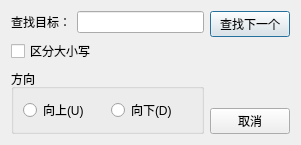
<?xml version="1.0" encoding="UTF-8"?>
<ui version="4.0">
 <class>SearchDialog</class>
 <widget class="QDialog" name="SearchDialog">
  <property name="geometry">
   <rect>
    <x>0</x>
    <y>0</y>
    <width>301</width>
    <height>144</height>
   </rect>
  </property>
  <property name="windowTitle">
   <string>查找</string>
  </property>
  <layout class="QHBoxLayout" name="horizontalLayout_2">
   <item>
    <layout class="QHBoxLayout" name="horizontalLayout">
     <item>
      <layout class="QVBoxLayout" name="verticalLayout_3">
       <item>
        <layout class="QHBoxLayout" name="horizontalLayout_3">
         <item>
          <widget class="QLabel" name="label">
           <property name="text">
            <string>查找目标：</string>
           </property>
          </widget>
         </item>
         <item>
          <widget class="QLineEdit" name="searchText"/>
         </item>
        </layout>
       </item>
       <item>
        <layout class="QVBoxLayout" name="verticalLayout_2">
         <item>
          <widget class="QCheckBox" name="cbCaseSensitive">
           <property name="text">
            <string>区分大小写</string>
           </property>
          </widget>
         </item>
         <item>
          <widget class="QGroupBox" name="groupBox">
           <property name="title">
            <string>方向</string>
           </property>
           <layout class="QHBoxLayout" name="horizontalLayout_4">
            <item>
             <widget class="QRadioButton" name="rbUp">
              <property name="text">
               <string>向上(U)</string>
              </property>
             </widget>
            </item>
            <item>
             <widget class="QRadioButton" name="rbDown">
              <property name="text">
               <string>向下(D)</string>
              </property>
             </widget>
            </item>
           </layout>
          </widget>
         </item>
        </layout>
       </item>
      </layout>
     </item>
     <item>
      <layout class="QVBoxLayout" name="verticalLayout">
       <item>
        <widget class="QPushButton" name="btFindNext">
         <property name="text">
          <string>查找下一个</string>
         </property>
        </widget>
       </item>
       <item>
        <spacer name="verticalSpacer">
         <property name="orientation">
          <enum>Qt::Orientation::Vertical</enum>
         </property>
         <property name="sizeHint" stdset="0">
          <size>
           <width>20</width>
           <height>40</height>
          </size>
         </property>
        </spacer>
       </item>
       <item>
        <widget class="QPushButton" name="btCancel">
         <property name="text">
          <string>取消</string>
         </property>
        </widget>
       </item>
      </layout>
     </item>
    </layout>
   </item>
  </layout>
 </widget>
 <resources/>
 <connections/>
</ui>
